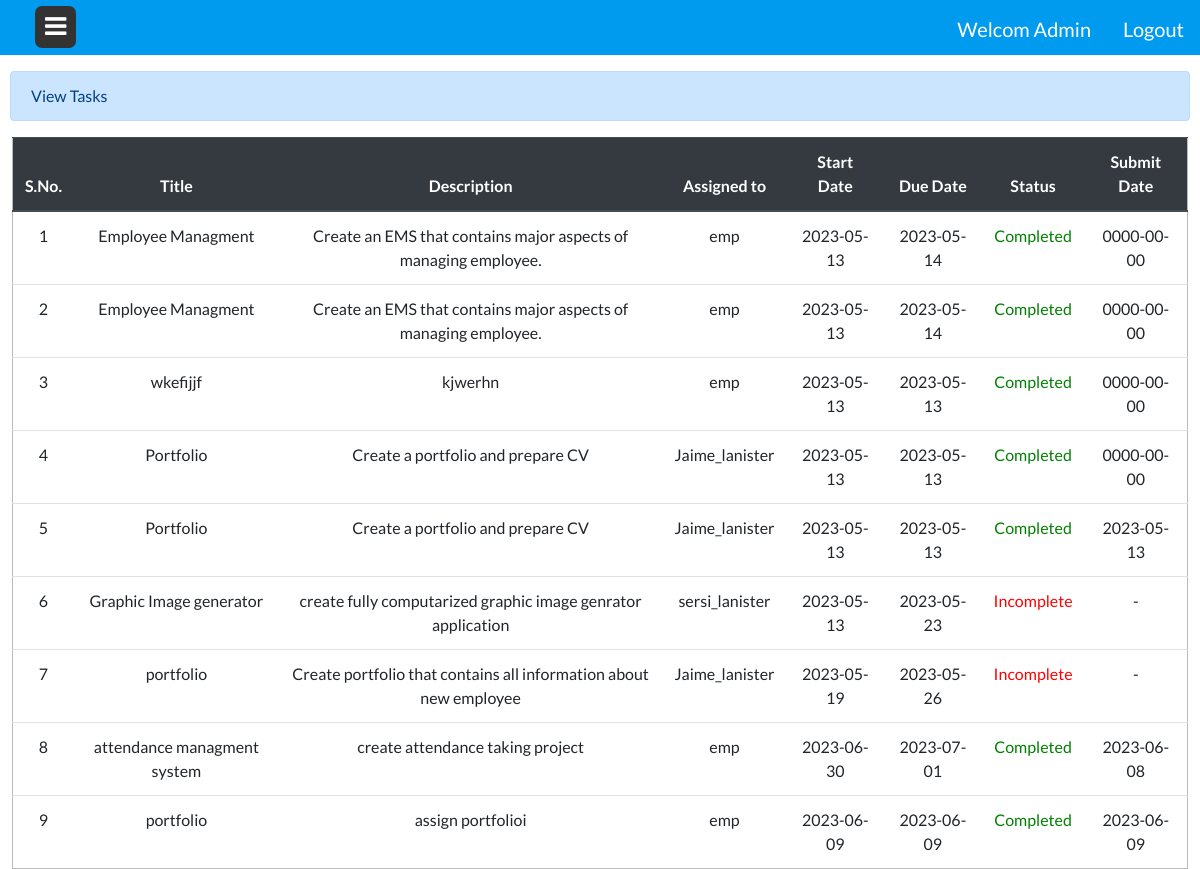
/admin/view-task.php (signed in), run on the app's committed database.
### tables this page shows
CREATE TABLE `work_tbl` (
  `id` int(11) NOT NULL,
  `user_id` int(11) NOT NULL,
  `title` varchar(35) NOT NULL,
  `description` varchar(100) NOT NULL,
  `startdate` date NOT NULL,
  `duedate` date NOT NULL,
  `enddate` date NOT NULL,
  `status` int(11) NOT NULL COMMENT '0=incomplete 1=complete'
);

CREATE TABLE `user_login` (
  `id` int(5) NOT NULL,
  `username` varchar(15) NOT NULL,
  `email` varchar(20) NOT NULL,
  `password` varchar(15) NOT NULL,
  `status` int(1) NOT NULL COMMENT '1=admin,0=employee',
  `date` datetime NOT NULL DEFAULT current_timestamp()
);

### admin/view-task.php (the view, shortened to what this page needs)
<?php
include ('../include/conn.php');
include "header.php";
?>
<!DOCTYPE html>
<html>
<head>
</head>
<body>
    <div class="alert alert-primary" role="alert" style="">View Tasks</div>
    <div class="tbl">
    <table class="table">
        <thead class="thead-dark">
            <tr>
             <th scope="col">S.No.</th>
            <th scope="col">Title</th>
            <th scope="col">Description</th>
            <th scope="col">Assigned to</th>
            <th scope="col">Start Date</th>
            <th scope="col">Due Date</th>
            <th scope="col">Status</th>
            <th scope="col">Submit Date</th>
            </tr>
        </thead>
        <tbody>
            <?php
            $select_query = mysqli_query($conn, "select work_tbl.*,user_login.username from work_tbl INNER JOIN
              user_login ON user_login.id = work_tbl.user_id");
            $sn = 1;
            while($row = mysqli_fetch_array($select_query))
            {
            ?>
            <tr>
                <td ><?php echo $sn; ?></td>
                <td ><?php echo $row['title']; ?></td>
                <td ><?php echo $row['description']; ?></td>
                <td ><?php echo $row['username']; ?></td>
                <td ><?php echo $row['startdate']; ?></td>
                <td ><?php echo $row['duedate']; ?></td>
                <td ><?php if($row['status']==0){echo "<span style='color:red'>Incomplete</span>";} else{echo "<span style='color:green'>Completed</span>";}?></td>
                 <td ><?php if($row['status']==0){echo "-";} else{echo $row['enddate'] ;}?></td>
            </tr>
            <?php $sn++; } ?>
        </tbody>
    </table>
</div>
</body>
</html>

### include/header.css (style rules this page uses)
* { margin: 0; padding: 0; box-sizing: border-box; font-family: 'Lato', sans-serif; }
body { width: 100%; height: 100vh; position: relative; }

### admin/header.php (style rules this page uses)
* { margin: 0; padding: 0; box-sizing: border-box; font-family: 'Lato', sans-serif; }
body { width: 100%; height: 100vh; position: relative; }

### admin/view-task.php (style rules this page uses)
.table { margin:0% 1% ; width: 98%; border: 1px solid #bbb; }
.alert { margin-left: 10px; margin-right:10px; }
th,tr { text-align: center }

### data on the page
work_tbl: title "Employee Managment", description "Create an EMS that contains major aspects of managing employee.", user_login.username "emp", startdate "2023-05-13", duedate "2023-05-14", status "Completed", enddate "0000-00-00"
work_tbl: title "Employee Managment", description "Create an EMS that contains major aspects of managing employee.", user_login.username "emp", startdate "2023-05-13", duedate "2023-05-14", status "Completed", enddate "0000-00-00"
work_tbl: title "wkefijjf", description "kjwerhn", user_login.username "emp", startdate "2023-05-13", duedate "2023-05-13", status "Completed", enddate "0000-00-00"
work_tbl: title "Portfolio", description "Create a portfolio and prepare CV", user_login.username "Jaime_lanister", startdate "2023-05-13", duedate "2023-05-13", status "Completed", enddate "0000-00-00"
work_tbl: title "Portfolio", description "Create a portfolio and prepare CV", user_login.username "Jaime_lanister", startdate "2023-05-13", duedate "2023-05-13", status "Completed", enddate "2023-05-13"
work_tbl: title "Graphic Image generator", description "create fully computarized graphic image genrator application", user_login.username "sersi_lanister", startdate "2023-05-13", duedate "2023-05-23", status "Incomplete"
work_tbl: title "portfolio", description "Create portfolio that contains all information about new employee", user_login.username "Jaime_lanister", startdate "2023-05-19", duedate "2023-05-26", status "Incomplete"
work_tbl: title "attendance managment system", description "create attendance taking project", user_login.username "emp", startdate "2023-06-30", duedate "2023-07-01", status "Completed", enddate "2023-06-08"
work_tbl: title "portfolio", description "assign portfolioi", user_login.username "emp", startdate "2023-06-09", duedate "2023-06-09", status "Completed", enddate "2023-06-09"
